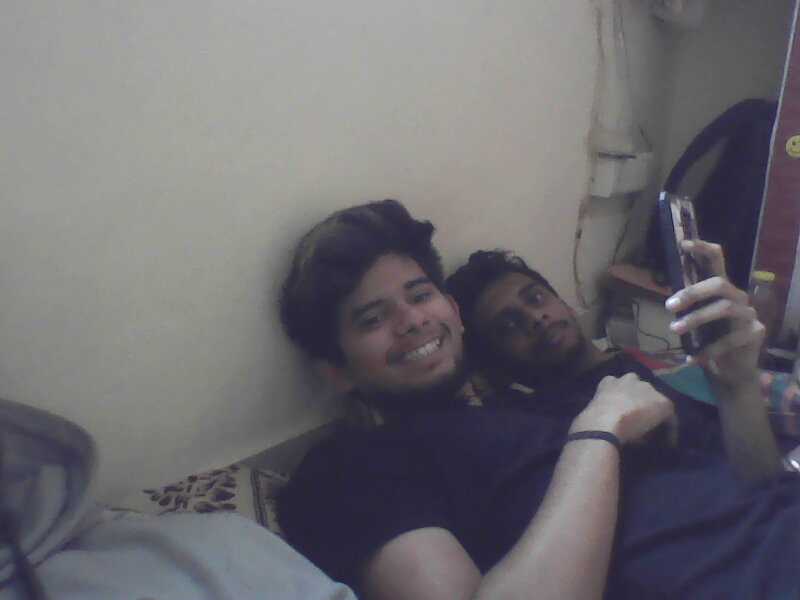
#> input picture OpenCV Prog/logo/Dipanshu.jpg, 800 x 600 px
$ python Prog7.py
#> lines starting #> are read from the running program, lines starting #| are printed output that depends on the picture
#Image Detection
import numpy as np
import cv2

img = cv2.imread('logo/Dipanshu.jpg', 0)
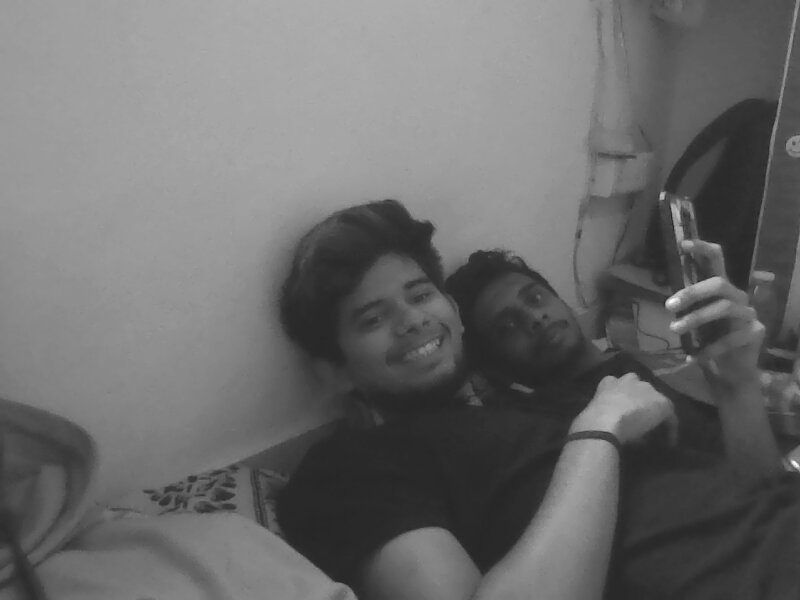
#> img: shape (600, 800); min 32, max 255, mean 107.4
obj = cv2.imread('logo/Ds.jpg', 0)
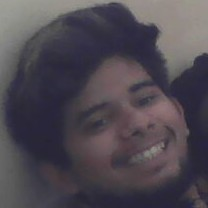
#> input picture OpenCV Prog/logo/Ds.jpg, 208 x 208 px
#> obj: shape (208, 208); min 37, max 159, mean 75.7
h, w = obj.shape
#> h = 208; w = 208

methods = [cv2.TM_CCOEFF, cv2.TM_CCOEFF_NORMED, cv2.TM_CCORR,
           cv2.TM_CCORR_NORMED, cv2.TM_SQDIFF, cv2.TM_SQDIFF_NORMED]

for method in methods:
    img2 = img.copy()

    result = cv2.matchTemplate(img2, obj, method)
    min_val, max_val, min_loc, max_loc = cv2.minMaxLoc(result)
    if method in [cv2.TM_SQDIFF, cv2.TM_SQDIFF_NORMED]:
        location = min_loc
    else:
        location = max_loc

    bottom_right = (location[0] + w, location[1] + h)
    cv2.rectangle(img2, location, bottom_right, 255, 5)
    cv2.imshow('Match', img2)
    cv2.waitKey(0)
    cv2.destroyAllWindows()
#> this loop made 6 passes
#> (min_val, max_val, min_loc, location, bottom_right) on passes 1 to 4: (-20733456, 46113496, (522, 371), (275, 195), (483, 403)), (-0.36, 1, (523, 371), (275, 197), (483, 405)), (163413408, 542373440, (313, 328), (171, 0), (379, 208)), (0.743, 1, (363, 390), (275, 197), (483, 405))
#> (min_val, max_val, max_loc, location, bottom_right) on passes 5 to 6: (39168, 385606272, (161, 0), (275, 197), (483, 405)), (0.000133, 0.656, (161, 0), (275, 197), (483, 405))
#> pass 1, `result = cv2.matchTemplate(img2, obj, method)`:
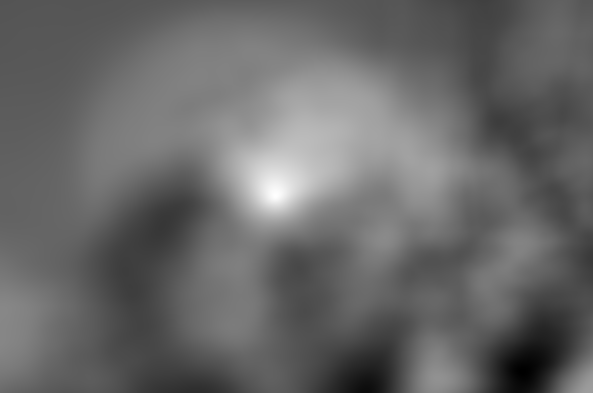
#> result: shape (393, 593) float32; min -20733456, max 46113496, mean 6631793; drawn with min black and max white
#> pass 1, `cv2.imshow('Match', img2)`:
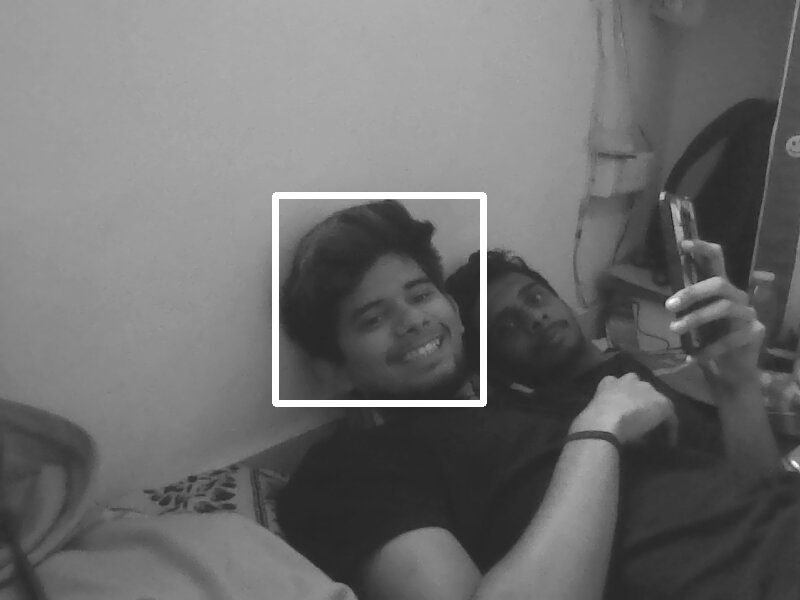
#> window 'Match': shape (600, 800); min 32, max 255, mean 109.3
#> pass 2, `result = cv2.matchTemplate(img2, obj, method)`:
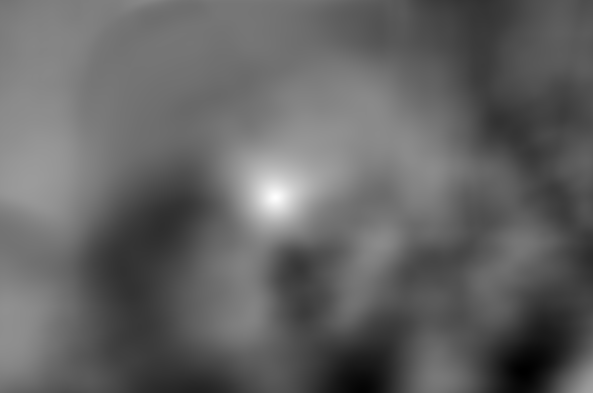
#> result: shape (393, 593) float32; min -0.36, max 1, mean 0.172; drawn with min black and max white
#> pass 2, `cv2.imshow('Match', img2)`:
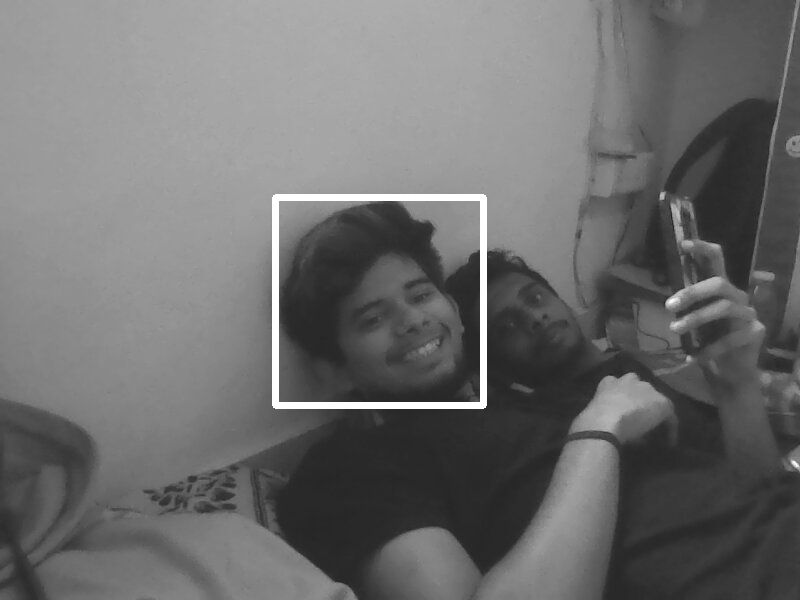
#> window 'Match': shape (600, 800); min 32, max 255, mean 109.3
#> after the loop:
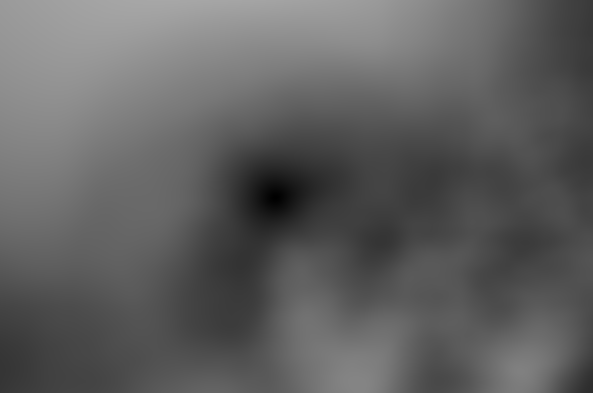
#> result: shape (393, 593) float32; min 0.000133, max 0.656, mean 0.379
